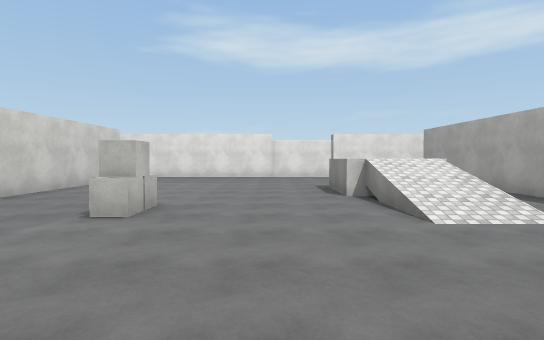
View 1 (above)

18 first-person views from a walk through a scene from a Unity 3-D project. The camera is 1.5 m above the floor, tilts 2° down and sees 80° across. The floor is counted in squares, 2 m on a side. Each view is taken from the middle of a square. On the plan, view 1 faces up. The plan holds only what a view shows up to about 11 squares ahead; the rest is blank. The player character is not drawn. Surface patterns are stand-ins for the level's own textures.

View 2
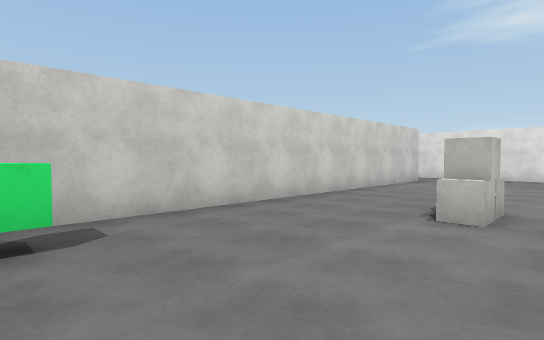

View 3
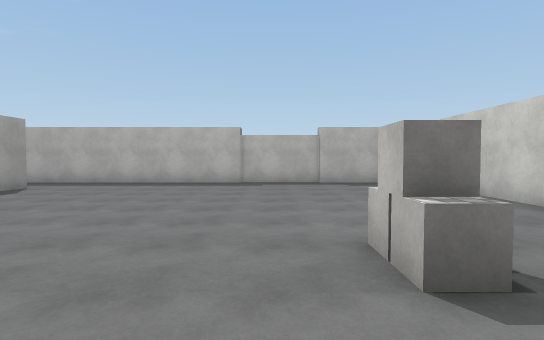

View 4
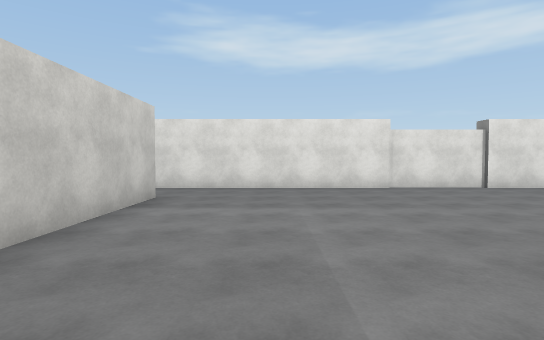

View 5
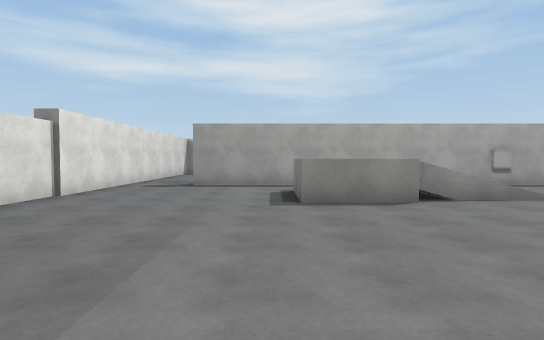

View 6
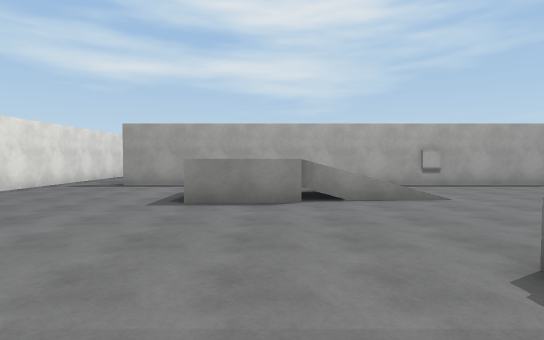

View 7
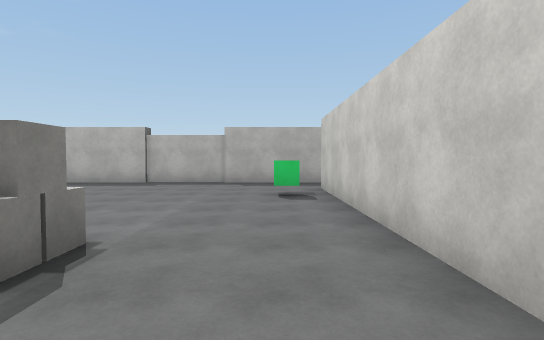

View 8
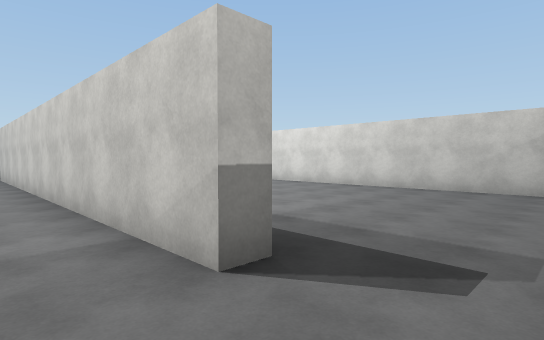

View 9
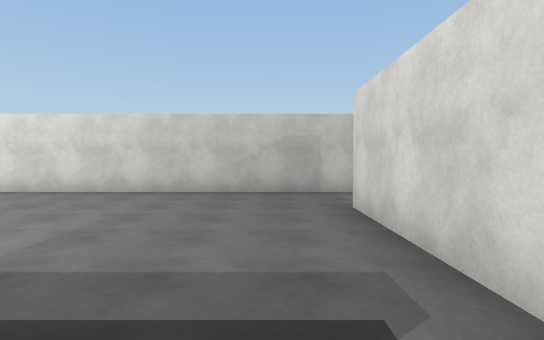

View 10
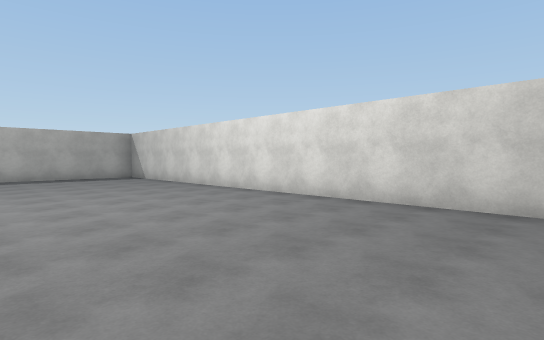

View 11
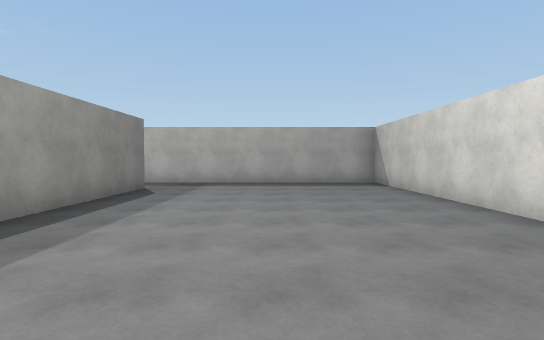

View 12
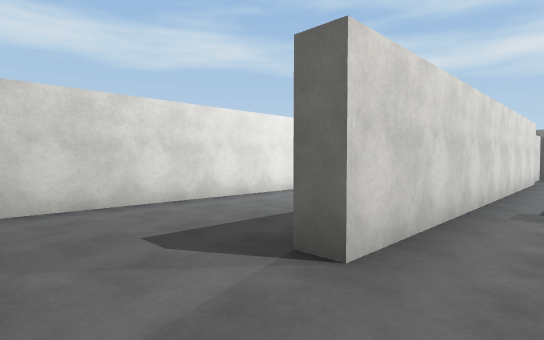

View 13
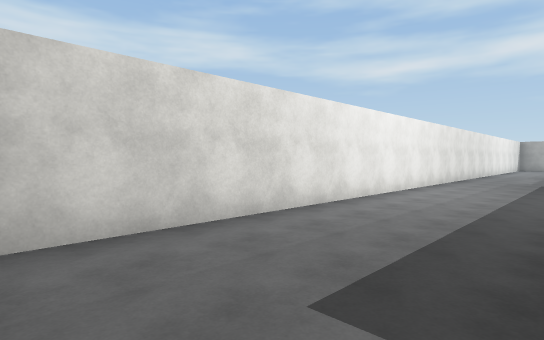

View 14
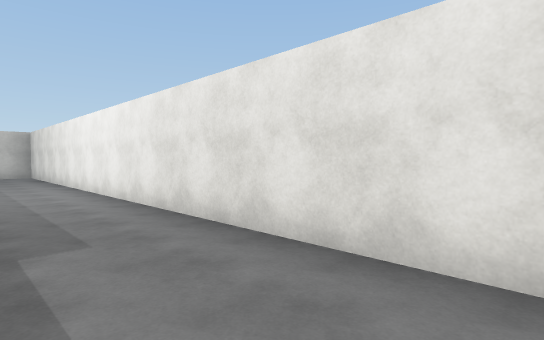

View 15
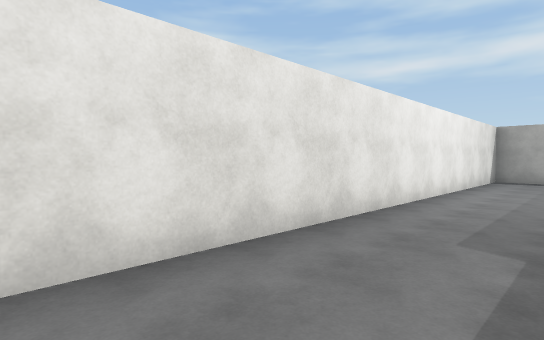

View 16
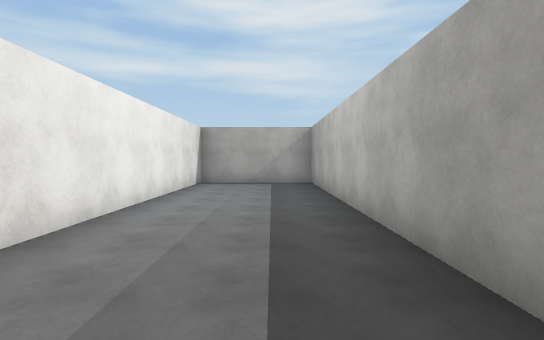

View 17
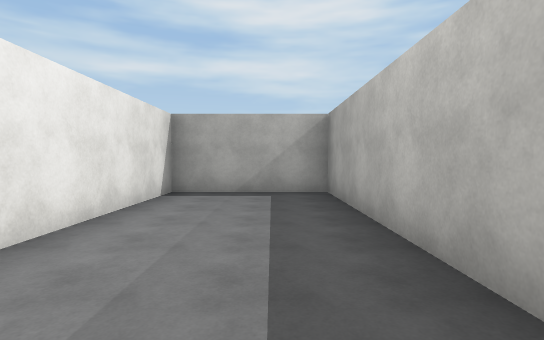

View 18
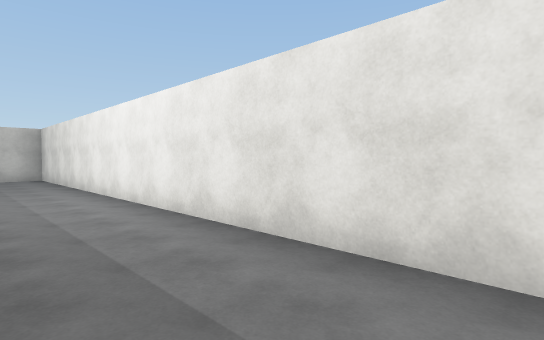

### Floor plan
Ten units are one square. View 1 is at (0, 0); x grows to the right and y downward. Boxes are objects, and circles mark ways between rooms. Rooms are numbered by the first view taken in them; rooms with no view inside come last. Other rooms are left out.
<svg viewBox="-128 -177 256 214">
<path fill="none" stroke="#000" d="M53 -35 53 -112M-58 -113 -52 -113 -52 12M45 -132 -55 -132M53 12 53 -16M-56 32 46 32M-58 12 -58 -32M-55 -132 -100 -132M-123 -139 -123 32 -56 32M34 -137 123 -137 123 -172 -123 -172 -123 -161M-100 -132 -100 -138"/>
<rect x="-45" y="-5" width="10" height="10" fill="#bbb"><title>cube</title></rect>
<rect x="-25" y="-55" width="10" height="10" fill="#bbb"><title>cube</title></rect>
<circle cx="-60" cy="-125" r="3" fill="#2a7"/>
<circle cx="-60" cy="20" r="3" fill="#2a7"/>
<circle cx="-115" cy="-140" r="3" fill="#2a7"/>
<text x="-10" y="-60">1</text>
<text x="-90" y="-60">2</text>
<text x="0" y="-160">3</text>
</svg>
Room 1 opens to room 2. Room 2 opens to room 3.

Where each view was taken, in squares from view 1:
view 1: 0 up, 0 right, facing up
view 2: 0 up, 1 left, facing up-left
view 3: 7 up, 1 left, facing down
view 4: 5 up, 3 left, facing up
view 5: 9 up, 4 left, facing right
view 6: 7 up, 4 left, facing right
view 7: 7 up, 4 left, facing down
view 8: 13 up, 4 left, facing down-left
view 9: 12 up, 5 left, facing left
view 10: 10 up, 7 left, facing down-left
view 11: 7 up, 9 left, facing down
view 12: 12 up, 12 left, facing up-right
view 13: 14 up, 12 left, facing up-right
view 14: 15 up, 3 right, facing up-left
view 15: 15 up, 0 right, facing up-right
view 16: 15 up, 2 right, facing right
view 17: 15 up, 5 right, facing right
view 18: 15 up, 1 right, facing up-left
